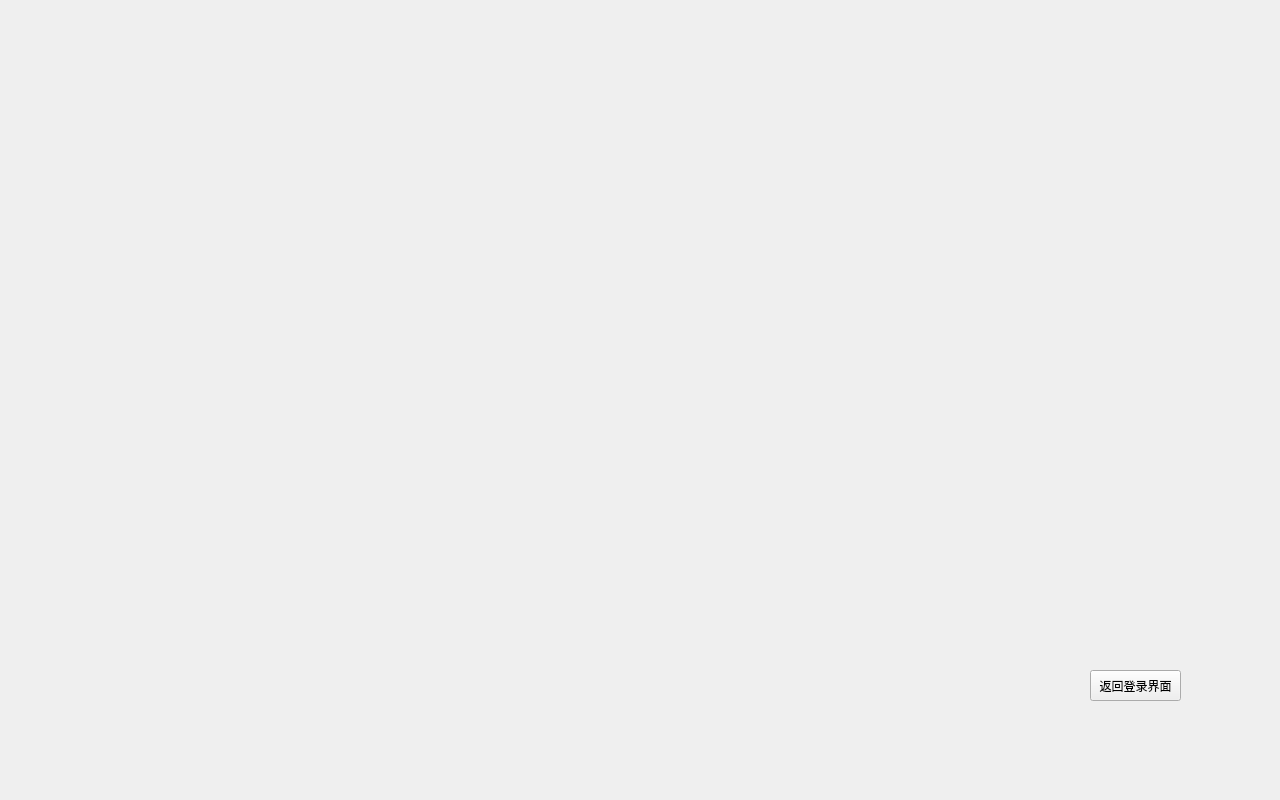
<?xml version="1.0" encoding="UTF-8"?>
<ui version="4.0">
 <class>easyclock</class>
 <widget class="QWidget" name="easyclock">
  <property name="geometry">
   <rect>
    <x>0</x>
    <y>0</y>
    <width>1280</width>
    <height>800</height>
   </rect>
  </property>
  <property name="windowTitle">
   <string>Form</string>
  </property>
  <widget class="QPushButton" name="exitButton">
   <property name="geometry">
    <rect>
     <x>1090</x>
     <y>670</y>
     <width>91</width>
     <height>31</height>
    </rect>
   </property>
   <property name="text">
    <string>返回登录界面</string>
   </property>
  </widget>
 </widget>
 <resources/>
 <connections/>
</ui>
